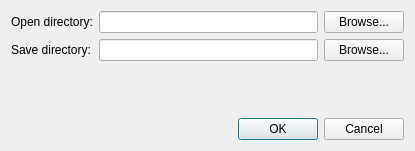
<ui version="4.0" >
 <class>AddMultipleTorrents</class>
 <widget class="QDialog" name="AddMultipleTorrents" >
  <property name="geometry" >
   <rect>
    <x>0</x>
    <y>0</y>
    <width>415</width>
    <height>151</height>
   </rect>
  </property>
  <property name="windowTitle" >
   <string>Add multiple torrents</string>
  </property>
  <property name="windowIcon" >
   <iconset resource="resources.qrc" >:/resources/images/bittorrent.png</iconset>
  </property>
  <layout class="QVBoxLayout" >
   <item>
    <layout class="QGridLayout" >
     <item row="0" column="0" >
      <widget class="QLabel" name="label" >
       <property name="text" >
        <string>Open directory:</string>
       </property>
      </widget>
     </item>
     <item row="0" column="1" >
      <layout class="QHBoxLayout" >
       <item>
        <widget class="QLineEdit" name="OpenDirectory_" />
       </item>
       <item>
        <widget class="QPushButton" name="BrowseOpen_" >
         <property name="text" >
          <string>Browse...</string>
         </property>
        </widget>
       </item>
      </layout>
     </item>
     <item row="1" column="0" >
      <widget class="QLabel" name="label_2" >
       <property name="text" >
        <string>Save directory:</string>
       </property>
      </widget>
     </item>
     <item row="1" column="1" >
      <layout class="QHBoxLayout" >
       <item>
        <widget class="QLineEdit" name="SaveDirectory_" />
       </item>
       <item>
        <widget class="QPushButton" name="BrowseSave_" >
         <property name="text" >
          <string>Browse...</string>
         </property>
        </widget>
       </item>
      </layout>
     </item>
    </layout>
   </item>
   <item>
    <spacer>
     <property name="orientation" >
      <enum>Qt::Vertical</enum>
     </property>
     <property name="sizeHint" >
      <size>
       <width>20</width>
       <height>40</height>
      </size>
     </property>
    </spacer>
   </item>
   <item>
    <widget class="QDialogButtonBox" name="buttonBox" >
     <property name="orientation" >
      <enum>Qt::Horizontal</enum>
     </property>
     <property name="standardButtons" >
      <set>QDialogButtonBox::Cancel|QDialogButtonBox::NoButton|QDialogButtonBox::Ok</set>
     </property>
    </widget>
   </item>
  </layout>
 </widget>
 <resources>
  <include location="resources.qrc" />
 </resources>
 <connections>
  <connection>
   <sender>buttonBox</sender>
   <signal>accepted()</signal>
   <receiver>AddMultipleTorrents</receiver>
   <slot>accept()</slot>
   <hints>
    <hint type="sourcelabel" >
     <x>248</x>
     <y>254</y>
    </hint>
    <hint type="destinationlabel" >
     <x>157</x>
     <y>274</y>
    </hint>
   </hints>
  </connection>
  <connection>
   <sender>buttonBox</sender>
   <signal>rejected()</signal>
   <receiver>AddMultipleTorrents</receiver>
   <slot>reject()</slot>
   <hints>
    <hint type="sourcelabel" >
     <x>316</x>
     <y>260</y>
    </hint>
    <hint type="destinationlabel" >
     <x>286</x>
     <y>274</y>
    </hint>
   </hints>
  </connection>
 </connections>
</ui>
